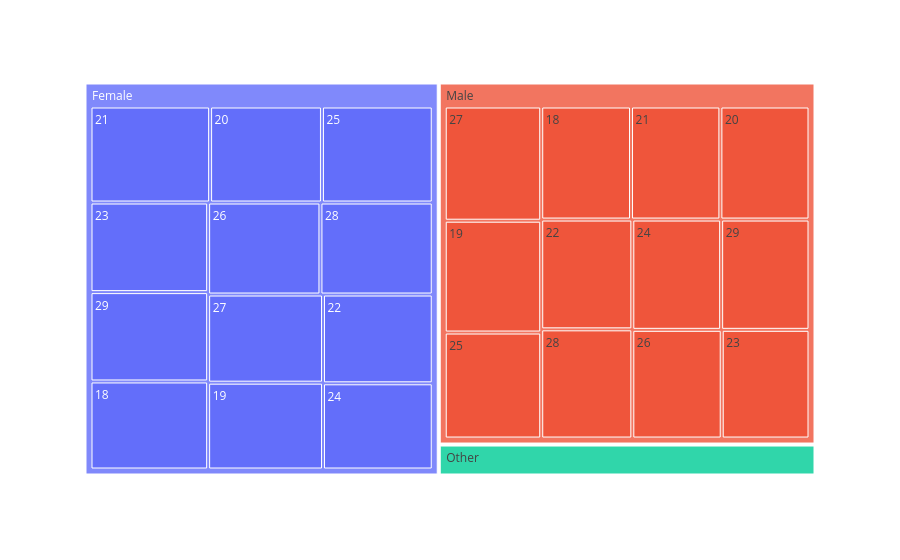

The notebook cell saved with this chart:
### Code cell
grafico = px.treemap(df, path=['Gender', 'Age'])
grafico.show()

### Figure 1 — Plotly figure (JSON) as saved in the notebook; plotly's stock layout.template omitted (floating-point values rounded to 4 significant figures)
{"data": [{"branchvalues": "total", "domain": {"x": [0, 1], "y": [0, 1]}, "hovertemplate": "labels=%{label}<br>count=%{value}<br>parent=%{parent}<br>id=%{id}<extra></extra>", "ids": ["Female/18", "Male/18", "Other/18", "Female/19", "Male/19", "Other/19", "Female/20", "Male/20", "Other/20", "Female/21", "Male/21", "Other/21", "Female/22", "Male/22", "Other/22", "Female/23", "Male/23", "Other/23", "Female/24", "Male/24", "Other/24", "Female/25", "Male/25", "Other/25", "Female/26", "Male/26", "Other/26", "Female/27", "Male/27", "Other/27", "Female/28", "Male/28", "Other/28", "Female/29", "Male/29", "Other/29", "Female", "Male", "Other"], "labels": ["18", "18", "18", "19", "19", "19", "20", "20", "20", "21", "21", "21", "22", "22", "22", "23", "23", "23", "24", "24", "24", "25", "25", "25", "26", "26", "26", "27", "27", "27", "28", "28", "28", "29", "29", "29", "Female", "Male", "Other"], "name": "", "parents": ["Female", "Male", "Other", "Female", "Male", "Other", "Female", "Male", "Other", "Female", "Male", "Other", "Female", "Male", "Other", "Female", "Male", "Other", "Female", "Male", "Other", "Female", "Male", "Other", "Female", "Male", "Other", "Female", "Male", "Other", "Female", "Male", "Other", "Female", "Male", "Other", "", "", ""], "type": "treemap", "values": [404, 398, 36, 389, 423, 34, 419, 395, 35, 448, 396, 31, 380, 392, 41, 411, 374, 25, 369, 384, 29, 415, 401, 42, 403, 381, 38, 395, 432, 25, 403, 390, 37, 410, 382, 33, 4846, 4748, 406]}], "layout": {"legend": {"tracegroupgap": 0}, "margin": {"t": 60}}}
